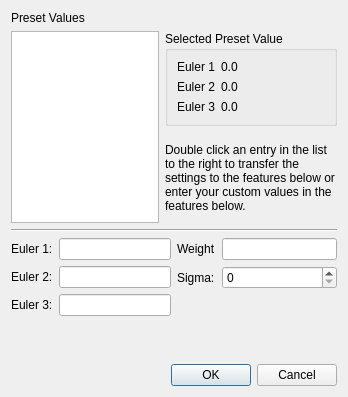
<?xml version="1.0" encoding="UTF-8"?>
<ui version="4.0">
 <class>TextureDialog</class>
 <widget class="QDialog" name="TextureDialog">
  <property name="geometry">
   <rect>
    <x>0</x>
    <y>0</y>
    <width>348</width>
    <height>397</height>
   </rect>
  </property>
  <property name="windowTitle">
   <string>Edit Texture Properties</string>
  </property>
  <layout class="QVBoxLayout" name="verticalLayout_2">
   <item>
    <layout class="QGridLayout" name="gridLayout_2">
     <item row="0" column="1">
      <widget class="QLabel" name="label">
       <property name="text">
        <string>Preset Values</string>
       </property>
       <property name="alignment">
        <set>Qt::AlignLeading|Qt::AlignLeft|Qt::AlignVCenter</set>
       </property>
      </widget>
     </item>
     <item row="1" column="1" rowspan="2">
      <widget class="QListWidget" name="presetListWidget"/>
     </item>
     <item row="1" column="2">
      <widget class="QGroupBox" name="groupBox_2">
       <property name="title">
        <string>Selected Preset Value</string>
       </property>
       <layout class="QFormLayout" name="formLayout">
        <item row="0" column="0">
         <widget class="QLabel" name="label_7">
          <property name="text">
           <string>Euler 1</string>
          </property>
         </widget>
        </item>
        <item row="0" column="1">
         <widget class="QLabel" name="euler1Preset">
          <property name="text">
           <string>0.0</string>
          </property>
         </widget>
        </item>
        <item row="1" column="0">
         <widget class="QLabel" name="label_9">
          <property name="text">
           <string>Euler 2</string>
          </property>
         </widget>
        </item>
        <item row="1" column="1">
         <widget class="QLabel" name="euler2Preset">
          <property name="text">
           <string>0.0</string>
          </property>
         </widget>
        </item>
        <item row="2" column="0">
         <widget class="QLabel" name="label_11">
          <property name="text">
           <string>Euler 3</string>
          </property>
         </widget>
        </item>
        <item row="2" column="1">
         <widget class="QLabel" name="euler3Preset">
          <property name="text">
           <string>0.0</string>
          </property>
         </widget>
        </item>
       </layout>
      </widget>
     </item>
     <item row="2" column="2">
      <widget class="QLabel" name="label_8">
       <property name="text">
        <string>Double click an entry in the list to the right to transfer the settings to the features below or enter your custom values in the features below. </string>
       </property>
       <property name="wordWrap">
        <bool>true</bool>
       </property>
      </widget>
     </item>
    </layout>
   </item>
   <item>
    <widget class="Line" name="line">
     <property name="orientation">
      <enum>Qt::Horizontal</enum>
     </property>
    </widget>
   </item>
   <item>
    <layout class="QHBoxLayout" name="horizontalLayout">
     <item>
      <layout class="QFormLayout" name="eulerLayout">
       <item row="0" column="0">
        <widget class="QLabel" name="euler_label_1">
         <property name="text">
          <string>Euler 1:</string>
         </property>
        </widget>
       </item>
       <item row="0" column="1">
        <widget class="QLineEdit" name="euler1"/>
       </item>
       <item row="1" column="0">
        <widget class="QLabel" name="euler_label_2">
         <property name="text">
          <string>Euler 2:</string>
         </property>
        </widget>
       </item>
       <item row="1" column="1">
        <widget class="QLineEdit" name="euler2"/>
       </item>
       <item row="2" column="0">
        <widget class="QLabel" name="euler_label_3">
         <property name="text">
          <string>Euler 3:</string>
         </property>
        </widget>
       </item>
       <item row="2" column="1">
        <widget class="QLineEdit" name="euler3"/>
       </item>
      </layout>
     </item>
     <item>
      <layout class="QFormLayout" name="formLayout_2">
       <item row="0" column="0">
        <widget class="QLabel" name="label_5">
         <property name="text">
          <string>Weight</string>
         </property>
        </widget>
       </item>
       <item row="0" column="1">
        <widget class="QLineEdit" name="weight">
         <property name="toolTip">
          <string>The weight for the bins. 1,000,000 is a very strong texture. 0 is no texture.</string>
         </property>
        </widget>
       </item>
       <item row="1" column="0">
        <widget class="QLabel" name="label_6">
         <property name="text">
          <string>Sigma:</string>
         </property>
        </widget>
       </item>
       <item row="1" column="1">
        <widget class="QSpinBox" name="sigma">
         <property name="toolTip">
          <string>The number of bins to spread the angles. 1 bin will give a very sharp texture. Larger values will spread out the distribution of angles.</string>
         </property>
        </widget>
       </item>
      </layout>
     </item>
    </layout>
   </item>
   <item>
    <widget class="QDialogButtonBox" name="buttonBox">
     <property name="orientation">
      <enum>Qt::Horizontal</enum>
     </property>
     <property name="standardButtons">
      <set>QDialogButtonBox::Cancel|QDialogButtonBox::Ok</set>
     </property>
    </widget>
   </item>
  </layout>
 </widget>
 <resources/>
 <connections>
  <connection>
   <sender>buttonBox</sender>
   <signal>accepted()</signal>
   <receiver>TextureDialog</receiver>
   <slot>accept()</slot>
   <hints>
    <hint type="sourcelabel">
     <x>248</x>
     <y>254</y>
    </hint>
    <hint type="destinationlabel">
     <x>157</x>
     <y>274</y>
    </hint>
   </hints>
  </connection>
  <connection>
   <sender>buttonBox</sender>
   <signal>rejected()</signal>
   <receiver>TextureDialog</receiver>
   <slot>reject()</slot>
   <hints>
    <hint type="sourcelabel">
     <x>316</x>
     <y>260</y>
    </hint>
    <hint type="destinationlabel">
     <x>286</x>
     <y>274</y>
    </hint>
   </hints>
  </connection>
 </connections>
</ui>
